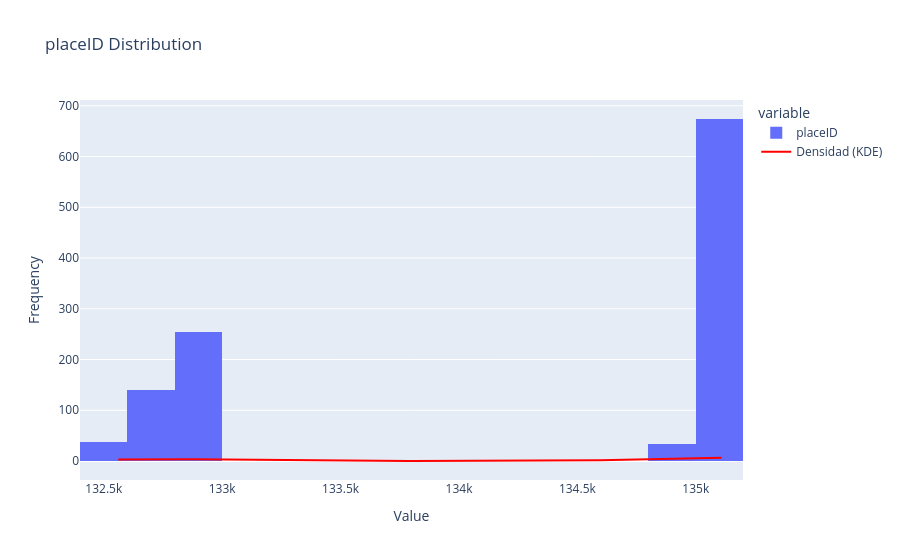
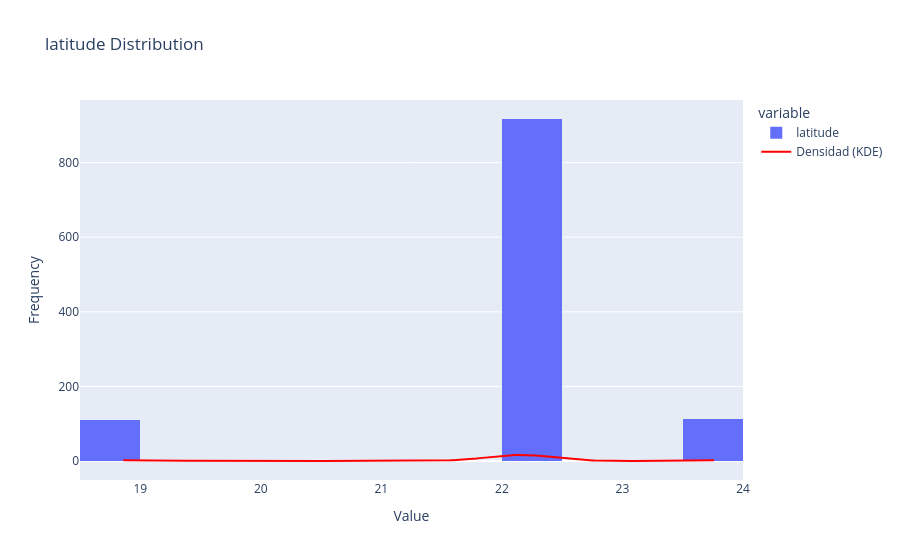
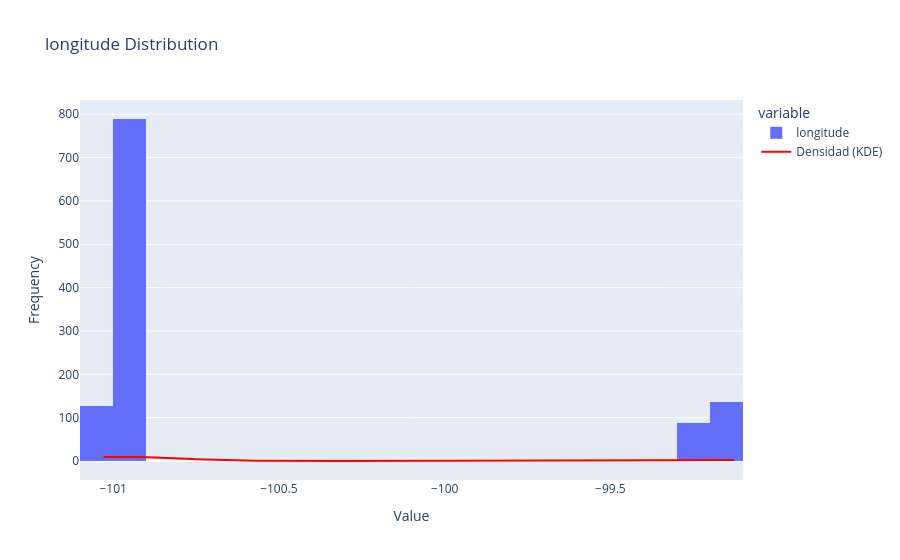
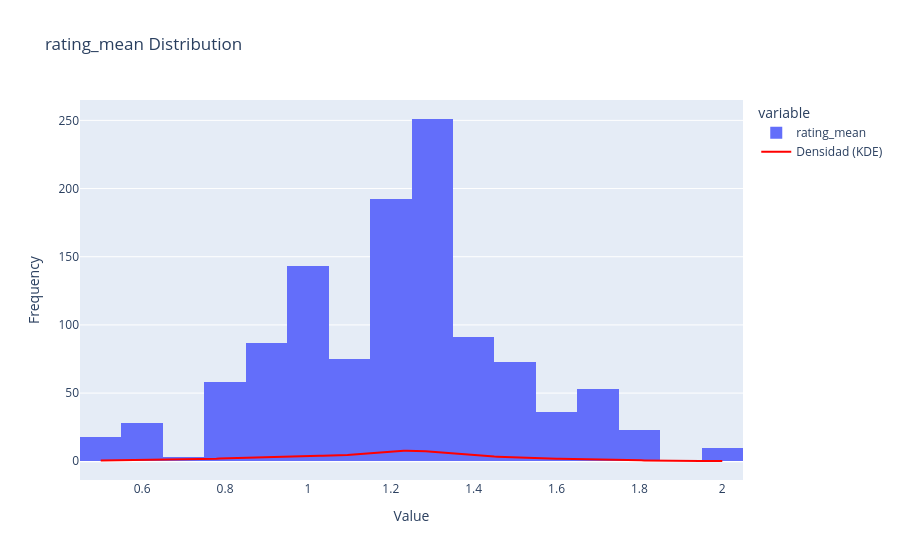

Source (notebook cell) for these figures, in order:
### Markdown cell above
## Análisis de variables unarias / poco pobladas

### Code cell
plts.histograms.plot_histogram(rest_rating[varc], bins=20)

### Figure 1 — Plotly figure (JSON) as saved in the notebook; plotly's stock layout.template omitted (floating-point values rounded to 4 significant figures; data arrays with more than 128 entries replaced by an {"elided": "..."} marker saying what was removed)
{"data": [{"bingroup": "x", "hovertemplate": "variable=placeID<br>value=%{x}<br>count=%{y}<extra></extra>", "legendgroup": "placeID", "marker": {"color": "#636efa", "pattern": {"shape": ""}}, "name": "placeID", "nbinsx": 20, "orientation": "v", "showlegend": true, "type": "histogram", "x": {"elided": "1141 int values"}, "xaxis": "x", "yaxis": "y"}, {"line": {"color": "red", "width": 2}, "mode": "lines", "name": "Densidad (KDE)", "type": "scatter", "x": {"elided": "200 float values"}, "y": {"elided": "200 float values"}, "yaxis": "y"}], "layout": {"barmode": "relative", "legend": {"title": {"text": "variable"}, "tracegroupgap": 0}, "title": {"text": "placeID Distribution"}, "xaxis": {"anchor": "y", "domain": [0, 1], "title": {"text": "Value"}}, "yaxis": {"anchor": "x", "domain": [0, 1], "title": {"text": "Frequency"}}}}

### Figure 2 — Plotly figure (JSON) as saved in the notebook; plotly's stock layout.template omitted (floating-point values rounded to 4 significant figures; data arrays with more than 128 entries replaced by an {"elided": "..."} marker saying what was removed)
{"data": [{"bingroup": "x", "hovertemplate": "variable=latitude<br>value=%{x}<br>count=%{y}<extra></extra>", "legendgroup": "latitude", "marker": {"color": "#636efa", "pattern": {"shape": ""}}, "name": "latitude", "nbinsx": 20, "orientation": "v", "showlegend": true, "type": "histogram", "x": {"elided": "1141 float values"}, "xaxis": "x", "yaxis": "y"}, {"line": {"color": "red", "width": 2}, "mode": "lines", "name": "Densidad (KDE)", "type": "scatter", "x": {"elided": "200 float values"}, "y": {"elided": "200 float values"}, "yaxis": "y"}], "layout": {"barmode": "relative", "legend": {"title": {"text": "variable"}, "tracegroupgap": 0}, "title": {"text": "latitude Distribution"}, "xaxis": {"anchor": "y", "domain": [0, 1], "title": {"text": "Value"}}, "yaxis": {"anchor": "x", "domain": [0, 1], "title": {"text": "Frequency"}}}}

### Figure 3 — Plotly figure (JSON) as saved in the notebook; plotly's stock layout.template omitted (floating-point values rounded to 4 significant figures; data arrays with more than 128 entries replaced by an {"elided": "..."} marker saying what was removed)
{"data": [{"bingroup": "x", "hovertemplate": "variable=longitude<br>value=%{x}<br>count=%{y}<extra></extra>", "legendgroup": "longitude", "marker": {"color": "#636efa", "pattern": {"shape": ""}}, "name": "longitude", "nbinsx": 20, "orientation": "v", "showlegend": true, "type": "histogram", "x": {"elided": "1141 float values"}, "xaxis": "x", "yaxis": "y"}, {"line": {"color": "red", "width": 2}, "mode": "lines", "name": "Densidad (KDE)", "type": "scatter", "x": {"elided": "200 float values"}, "y": {"elided": "200 float values"}, "yaxis": "y"}], "layout": {"barmode": "relative", "legend": {"title": {"text": "variable"}, "tracegroupgap": 0}, "title": {"text": "longitude Distribution"}, "xaxis": {"anchor": "y", "domain": [0, 1], "title": {"text": "Value"}}, "yaxis": {"anchor": "x", "domain": [0, 1], "title": {"text": "Frequency"}}}}

### Figure 4 — Plotly figure (JSON) as saved in the notebook; plotly's stock layout.template omitted (floating-point values rounded to 4 significant figures; data arrays with more than 128 entries replaced by an {"elided": "..."} marker saying what was removed)
{"data": [{"bingroup": "x", "hovertemplate": "variable=rating_mean<br>value=%{x}<br>count=%{y}<extra></extra>", "legendgroup": "rating_mean", "marker": {"color": "#636efa", "pattern": {"shape": ""}}, "name": "rating_mean", "nbinsx": 20, "orientation": "v", "showlegend": true, "type": "histogram", "x": {"elided": "1141 float values"}, "xaxis": "x", "yaxis": "y"}, {"line": {"color": "red", "width": 2}, "mode": "lines", "name": "Densidad (KDE)", "type": "scatter", "x": {"elided": "200 float values"}, "y": {"elided": "200 float values"}, "yaxis": "y"}], "layout": {"barmode": "relative", "legend": {"title": {"text": "variable"}, "tracegroupgap": 0}, "title": {"text": "rating_mean Distribution"}, "xaxis": {"anchor": "y", "domain": [0, 1], "title": {"text": "Value"}}, "yaxis": {"anchor": "x", "domain": [0, 1], "title": {"text": "Frequency"}}}}
